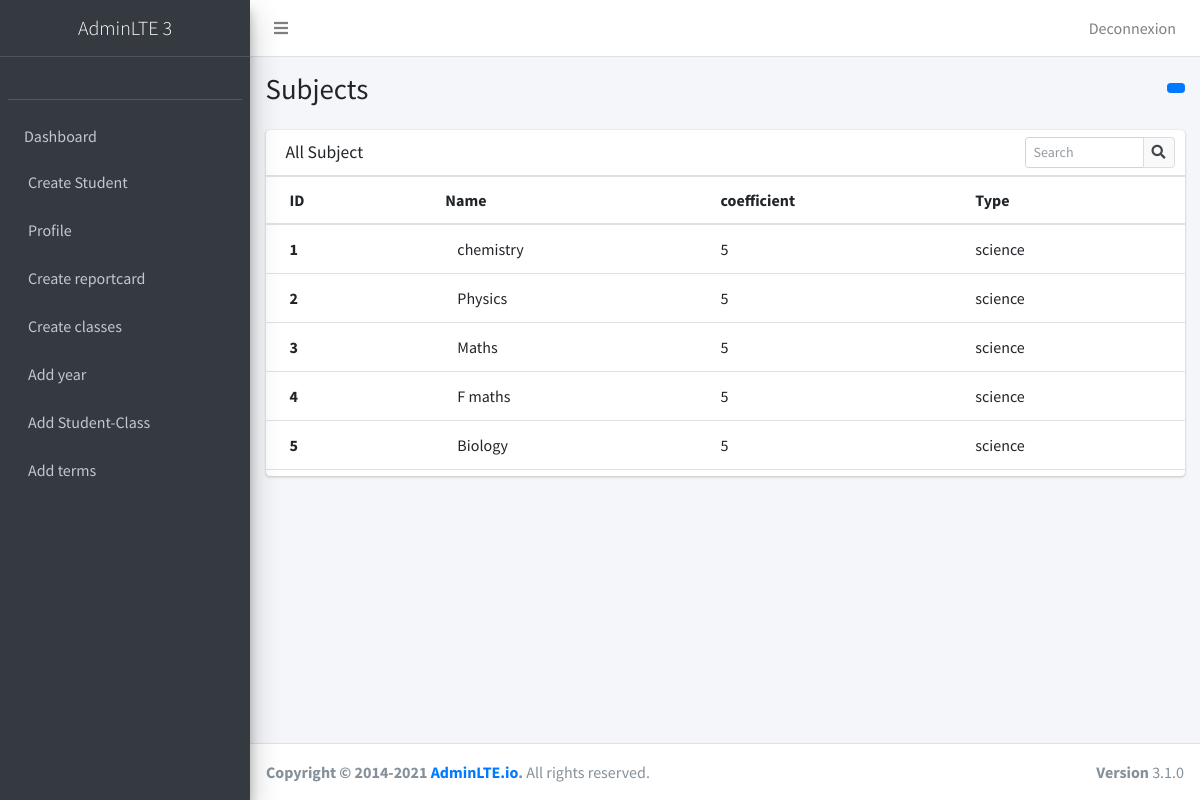
The page /viewsubject on the database its author committed.
### app/Models.py (models this page shows, shortened)
class subject(db.Model):
    __tablename__ = 'subject'
    id = db.Column(db.Integer,primary_key=True)
    name=db.Column(db.String)
    coefficient=db.Column(db.Integer)
    Type=db.Column(db.String)

### app/entity/extra/routes.py (the view)
@extra.route('/viewsubject')
def viewsubject():
    des=subject.query.all()
    return render_template('fabien-ui/viewsub.html',legend="login",des=des)

### app/templates/fabien-ui/viewsub.html (shortened to what this page needs)
<!DOCTYPE html>
<html lang="en">
<head>
    <link rel="stylesheet" href="{{url_for('static', filename='plugins/fontawesome-free/css/all.min.css')}}">
    <link rel="stylesheet" href="https://code.ionicframework.com/ionicons/2.0.1/css/ionicons.min.css">
    <link rel="stylesheet" href="{{url_for('static', filename='plugins/tempusdominus-bootstrap-4/css/tempusdominus-bootstrap-4.min.css')}}">
    <link rel="stylesheet" href="{{url_for('static', filename='plugins/icheck-bootstrap/icheck-bootstrap.min.css')}}">
    <link rel="stylesheet" href="{{url_for('static', filename='plugins/jqvmap/jqvmap.min.css')}}">
    <link rel="stylesheet" href="{{url_for('static', filename='dist/css/adminlte.min.css')}}">
    <link rel="stylesheet" href="{{url_for('static', filename='plugins/overlayScrollbars/css/OverlayScrollbars.min.css')}}">
    <link rel="stylesheet" href="{{url_for('static', filename='plugins/daterangepicker/daterangepicker.css')}}">
    <link rel="stylesheet" href="{{url_for('static', filename='plugins/summernote/summernote-bs4.min.css')}}">
</head>
<body class="hold-transition sidebar-mini layout-fixed">
<div class="wrapper">
  <nav class="main-header navbar navbar-expand navbar-white navbar-light">
    <ul class="navbar-nav">
      <li class="nav-item">
        <a class="nav-link" data-widget="pushmenu" href="#" role="button"><i class="fas fa-bars"></i></a>
      </li>
    </ul>
    <ul class="navbar-nav ml-auto">
      <li class="nav-item">
        <a class="nav-link" href="{{url_for('users.logout')}}"  role="button">
          Deconnexion
        </a>
      </li>
    </ul>
  </nav>
  <aside class="main-sidebar sidebar-dark-primary elevation-4">
    <a href="index3.html" class="brand-link text-center">
      <span class="brand-text font-weight-light">AdminLTE 3</span>
    </a>
    <div class="sidebar">
      <div class="user-panel mt-3 pb-3 mb-3 d-flex">
        <div class="image">
        </div>
        <div class="info">
        </div>
      </div>
      <nav class="mt-2">
        <ul class="nav nav-pills nav-sidebar flex-column" data-widget="treeview" role="menu" data-accordion="false">
            <li class="nav-item">
            <a href="{{url_for('users.dashboard')}}" class="nav-link">
              <p>
                Dashboard
              </p>
            </a>
          </li>
          {% if current_user%}
          <li class="nav-item">
            <a href="{{url_for('extra.students')}}" class="nav-link">
              <p>Create Student</p>
            </a>
          </li>
          {%endif%}
          <li class="nav-item">
            <a href="{{url_for('users.dashboard')}}" class="nav-link">
              <p>Profile</p>
            </a>
          </li>
          <li class="nav-item">
            <a href="{{url_for('report.reportcard')}}" class="nav-link">
              <p>Create reportcard</p>
            </a>
          </li>
          {% if current_user%}
          <li class="nav-item">
            <a href="{{url_for('extra.classes')}}" class="nav-link">
              <p>Create classes</p>
            </a>
          </li>
          <li class="nav-item">
            <a href="{{url_for('extra.years')}}" class="nav-link">
              <p>Add year</p>
            </a>
          </li>
          <li class="nav-item">
            <a href="{{url_for('extra.insertclassyear')}}" class="nav-link">
              <p>Add Student-Class</p>
            </a>
          </li>
          <li class="nav-item">
            <a href="{{url_for('extra.terms')}}" class="nav-link">
              <p>Add terms</p>
            </a>
          </li>
          {% endif %}
        </ul>
      </nav>
    </div>
  </aside>
  <div class="content-wrapper">
    <div class="content-header">
      <div class="container-fluid">
        <div class="row mb-2">
          <div class="col-sm-6">
            <h1 class="m-0">Subjects</h1>
          </div>
          <div class="col-sm-6">
            <ol class="breadcrumb float-sm-right">
              <li class="breadcrumb-item"><a class="btn btn-sm btn-primary" href=#></a></li>
            </ol>
          </div>
        </div>
      </div>
    </div>
    <section class="content">
      <div class="container-fluid">
        <div class="row">
          <div class="col-12">
            <div class="card">
              <div class="card-header">
                <h3 class="card-title">All Subject</h3>
                <div class="card-tools">
                  <div class="input-group input-group-sm" style="width: 150px;">
                    <input type="text" name="table_search" class="form-control float-right" placeholder="Search">
                    <div class="input-group-append">
                      <button type="submit" class="btn btn-default">
                        <i class="fas fa-search"></i>
                      </button>
                    </div>
                  </div>
                </div>
              </div>
              <div class="card-body table-responsive p-0" style="height: 300px;">
                <table class="table table-head-fixed text-nowrap">
                  <thead>
                    <tr>
                      <th>ID</th>
                      <th>Name</th>
                      <th>coefficient</th>
                      <th>Type</th>
                    </tr>
                  </thead>
                  <tbody>
                    {%for tarif in des %}
                    <tr>
                        <th scope="row">{{tarif.id}}</th>
                        <td>{{tarif.name}}</td>
                        <td>{{tarif.coefficient}}</td>
                        <td>{{tarif.Type}}</td>
                    </tr>
                    {%endfor%}
                  </tbody>
                </table>
              </div>
            </div>
          </div>
        </div>
        </div>
</section>
  </div>
  <footer class="main-footer">
    <strong>Copyright &copy; 2014-2021 <a href="https://adminlte.io">AdminLTE.io</a>.</strong>
    All rights reserved.
    <div class="float-right d-none d-sm-inline-block">
      <b>Version</b> 3.1.0
    </div>
  </footer>
</div>
</body>
</html>

### rows shown on the page
subject: id "1", name "chemistry", coefficient "5", Type "science"
subject: id "2", name "Physics", coefficient "5", Type "science"
subject: id "3", name "Maths", coefficient "5", Type "science"
subject: id "4", name "F maths", coefficient "5", Type "science"
subject: id "5", name "Biology", coefficient "5", Type "science"
